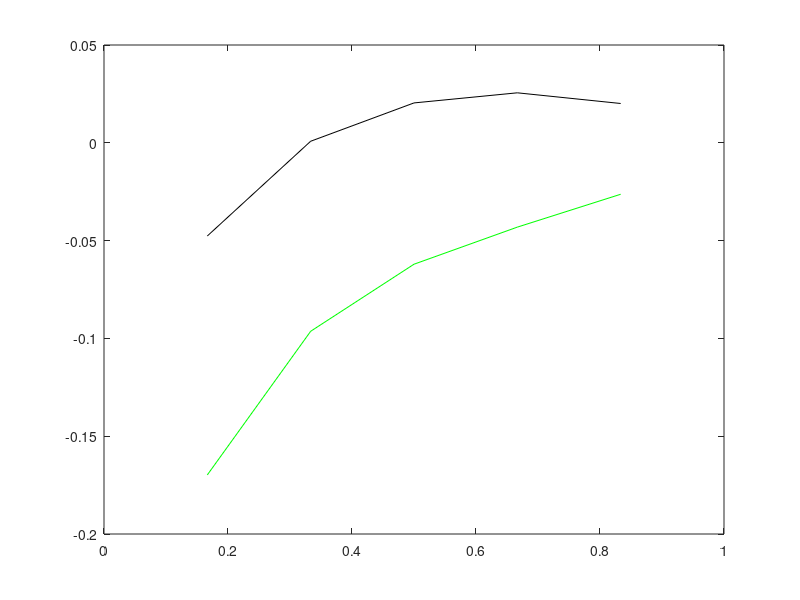

The MATLAB source for this figure: (Note: this script raises an error after producing the figure.)
clc;
clear;
close all;
prompt = 'Enter N' %user will input N
prompt1 = 'Enter k' %user will input k
N=input(prompt);
k= input(prompt1);
h= 1/(N+1);
A= zeros(N+1,N+1);
for c = 1:N+1 %for loop to make coeff matrix
    for r = 1:N+1
        
        if r == c
            A(r,c) = -(2+k^2*h^2);
        elseif abs(r-c) == 1
            A(r,c) = 1;
        else
            A(r,c) = 0;
        end
        
    end
end
A;
F= zeros(N+1,1); %creates zero matrix for solution
for d = 1:N+1 %filling in matrix with value using loop and conditional statements
    if d == 1
        F(d,1)= h^2+2*h;
    elseif d== N+1
        F(N+1,1)= h^2;
    else 
        F(d,1)= h^2;
    end
end
F;
F_1= F(1:N,1); %reducing matrix since u(L)=0
A_1= A(1:N,1:N); %reducing matrix since u(L)=0
U= A_1\F_1; %solving for u
x= h:h:1-h; %creating x vector to plot
y=(1-(cosh(k*x)/cosh(k)))*(1/k^2) - (1/k)*(sinh(k-k*x))/cosh(k); %given exact function
p=plot(x,U,'g',x,y,'k') %plotting exact vs approximate value
p(1).Marker= '*'
legend('approximate value', 'real value');
%input low values for N for k=10 and N=~300 for k=100 to obtain results with low error